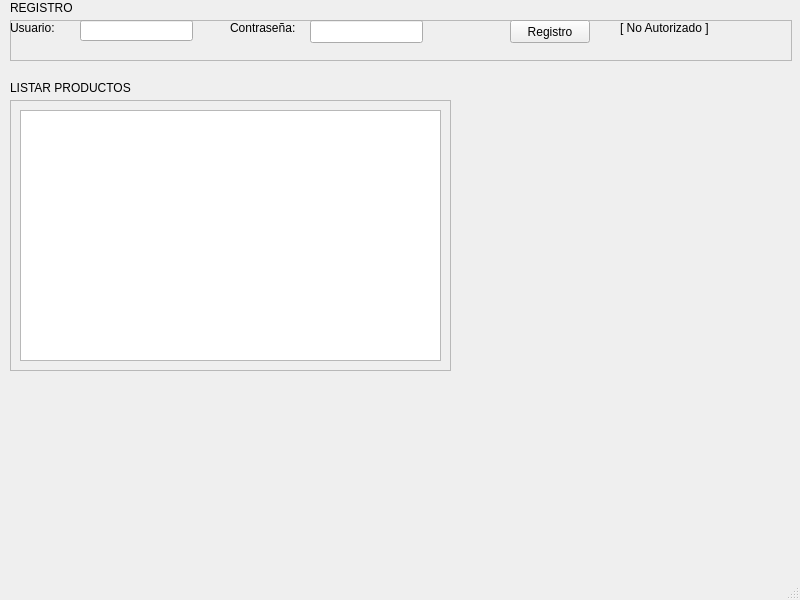
<?xml version="1.0" encoding="UTF-8"?>
<ui version="4.0">
 <class>MainWindow</class>
 <widget class="QMainWindow" name="MainWindow">
  <property name="geometry">
   <rect>
    <x>0</x>
    <y>0</y>
    <width>800</width>
    <height>600</height>
   </rect>
  </property>
  <property name="windowTitle">
   <string>Manegador de Productos</string>
  </property>
  <widget class="QWidget" name="centralwidget">
   <widget class="QFrame" name="Registro">
    <property name="geometry">
     <rect>
      <x>10</x>
      <y>20</y>
      <width>782</width>
      <height>41</height>
     </rect>
    </property>
    <property name="frameShape">
     <enum>QFrame::StyledPanel</enum>
    </property>
    <property name="frameShadow">
     <enum>QFrame::Raised</enum>
    </property>
    <widget class="QLabel" name="label">
     <property name="geometry">
      <rect>
       <x>0</x>
       <y>0</y>
       <width>71</width>
       <height>16</height>
      </rect>
     </property>
     <property name="text">
      <string>Usuario:</string>
     </property>
    </widget>
    <widget class="QLineEdit" name="entrada_usuario">
     <property name="geometry">
      <rect>
       <x>70</x>
       <y>0</y>
       <width>113</width>
       <height>21</height>
      </rect>
     </property>
    </widget>
    <widget class="QPushButton" name="boton_registro">
     <property name="geometry">
      <rect>
       <x>500</x>
       <y>0</y>
       <width>80</width>
       <height>23</height>
      </rect>
     </property>
     <property name="text">
      <string>Registro</string>
     </property>
    </widget>
    <widget class="QLabel" name="label_2">
     <property name="geometry">
      <rect>
       <x>220</x>
       <y>0</y>
       <width>81</width>
       <height>16</height>
      </rect>
     </property>
     <property name="text">
      <string>Contraseña:</string>
     </property>
    </widget>
    <widget class="QLineEdit" name="entrada_contrasena">
     <property name="geometry">
      <rect>
       <x>300</x>
       <y>0</y>
       <width>113</width>
       <height>23</height>
      </rect>
     </property>
     <property name="echoMode">
      <enum>QLineEdit::Password</enum>
     </property>
     <property name="readOnly">
      <bool>false</bool>
     </property>
    </widget>
    <widget class="QLabel" name="comprobador">
     <property name="geometry">
      <rect>
       <x>610</x>
       <y>0</y>
       <width>111</width>
       <height>16</height>
      </rect>
     </property>
     <property name="text">
      <string>[ No Autorizado ]</string>
     </property>
    </widget>
   </widget>
   <widget class="QLabel" name="label_4">
    <property name="geometry">
     <rect>
      <x>10</x>
      <y>0</y>
      <width>81</width>
      <height>16</height>
     </rect>
    </property>
    <property name="text">
     <string>REGISTRO</string>
    </property>
   </widget>
   <widget class="QFrame" name="Listar">
    <property name="geometry">
     <rect>
      <x>10</x>
      <y>100</y>
      <width>441</width>
      <height>271</height>
     </rect>
    </property>
    <property name="frameShape">
     <enum>QFrame::StyledPanel</enum>
    </property>
    <property name="frameShadow">
     <enum>QFrame::Raised</enum>
    </property>
    <widget class="QTableView" name="tableView">
     <property name="geometry">
      <rect>
       <x>10</x>
       <y>10</y>
       <width>421</width>
       <height>251</height>
      </rect>
     </property>
    </widget>
   </widget>
   <widget class="QLabel" name="label_3">
    <property name="geometry">
     <rect>
      <x>10</x>
      <y>80</y>
      <width>131</width>
      <height>16</height>
     </rect>
    </property>
    <property name="text">
     <string>LISTAR PRODUCTOS</string>
    </property>
   </widget>
  </widget>
  <widget class="QMenuBar" name="menubar">
   <property name="geometry">
    <rect>
     <x>0</x>
     <y>0</y>
     <width>800</width>
     <height>20</height>
    </rect>
   </property>
  </widget>
  <widget class="QStatusBar" name="statusbar"/>
 </widget>
 <resources/>
 <connections/>
</ui>
